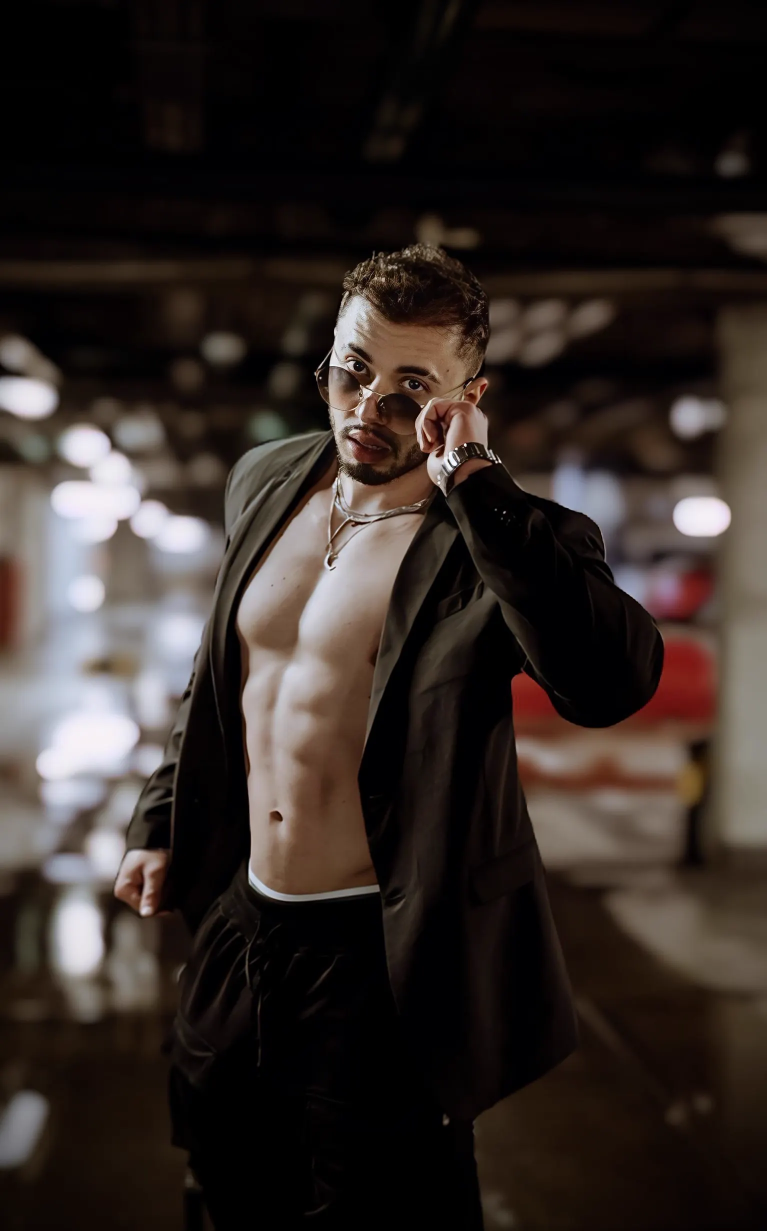
#> input picture assets/portrait-fashion.webp, 1533 x 2462 px (shown at 1/2 size)
$ python build_thumbnails.py
#> lines starting #> are read from the running program, lines starting #| are printed output that depends on the picture
#!/usr/bin/env python3
"""Build archival thumbnails for the portfolio, never alter original source photos."""
from pathlib import Path
from PIL import Image, ImageOps

ROOT = Path(__file__).resolve().parent.parent
SRC = ROOT / "assets"
DEST = SRC / "thumbs"
DEST.mkdir(parents=True, exist_ok=True)

FILES = ("portrait-fashion.webp", "portrait-athletic.webp", "portrait-digital.webp", "portrait-character.webp", "editorial-markovmade.webp")
MAX_EDGE = 900

for filename in FILES:
    original = SRC / filename
    if not original.is_file():
        raise FileNotFoundError(original)
    output = DEST / filename
    with Image.open(original) as picture:
#> picture is the input picture: PIL image 1533x2462 RGB; mean R, G, B 50.5, 41.9, 38
        picture = ImageOps.exif_transpose(picture).convert("RGB")
        picture.thumbnail((MAX_EDGE, MAX_EDGE), Image.Resampling.LANCZOS)
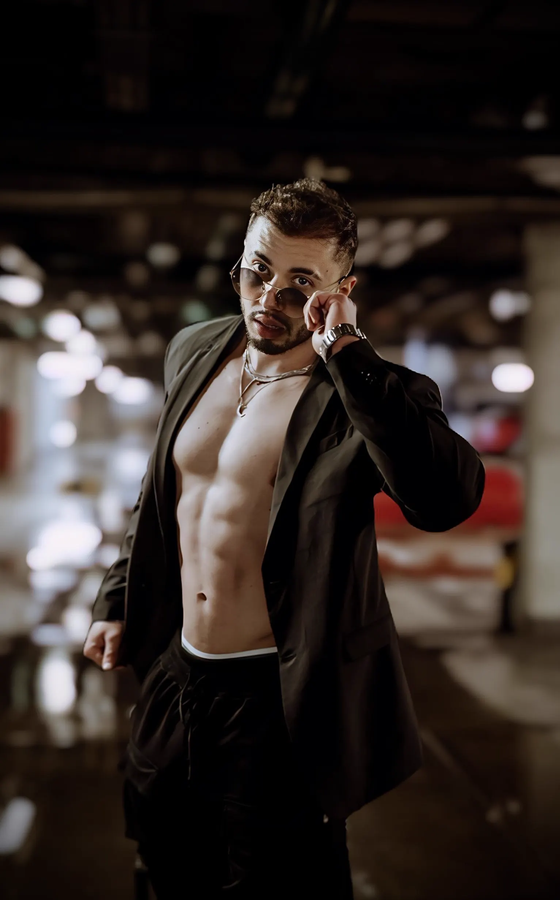
#> picture: PIL image 560x900 RGB; mean R, G, B 50.5, 41.9, 38
        picture.save(output, "WEBP", quality=78, method=6)
    with Image.open(output) as result:
#> (the run stopped early here; a loop or call above may not have finished)
